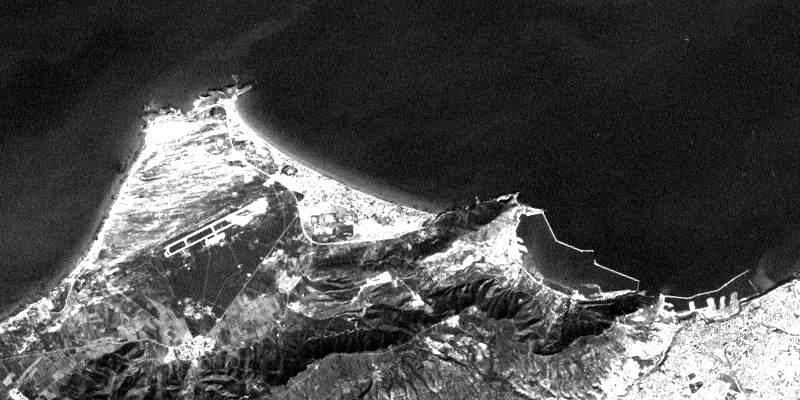
#> input picture ISAT/TP-1/Images satellitaires du TP1/TM1.BMP, 800 x 400 px
$ jupyter execute TP-01-imSat.ipynb
#> lines starting #> are read from the running program, lines starting #| are printed output that depends on the picture
[cell 1]
import numpy as np #pour manipuler des tableau
import matplotlib.pyplot as plt # requis pour les histogrames
from PIL import Image # to open an image file
import cv2
from skimage import exposure

#### Etape1 : Lecture et affichage des images satellitaires

[cell 2]
TM1 = plt.imread('TM1.BMP')  # Lire l'image TM1.BMP
#> TM1 is the input picture: shape (400, 800, 3); min 0, max 255, mean 77.5
TM2 = plt.imread('TM2.BMP')  # Lire l'image TM2.BMP
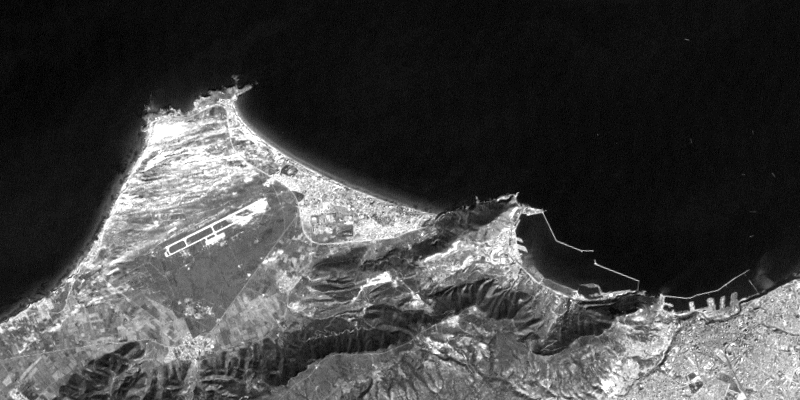
#> input picture ISAT/TP-1/Images satellitaires du TP1/TM2.BMP, 800 x 400 px
#> TM2 is the input picture: shape (400, 800, 3); min 0, max 255, mean 67.6
TM3 = plt.imread('TM3.BMP')  # Lire l'image TM3.BMP
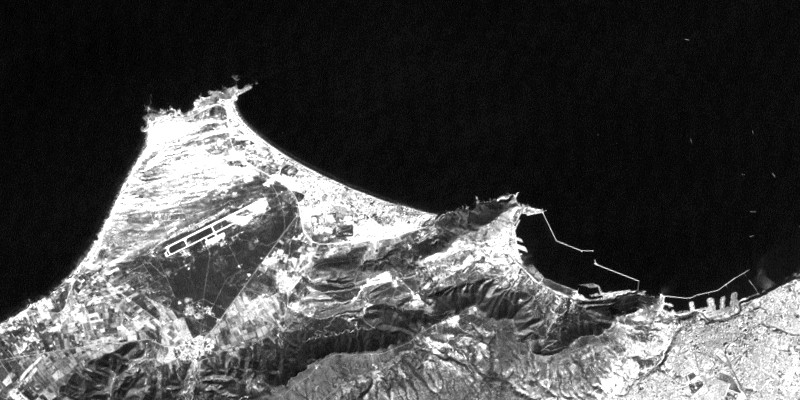
#> input picture ISAT/TP-1/Images satellitaires du TP1/TM3.BMP, 800 x 400 px
#> TM3 is the input picture: shape (400, 800, 3); min 0, max 255, mean 72.7
TM4 = plt.imread('TM4.BMP')  # Lire l'image TM4.BMP
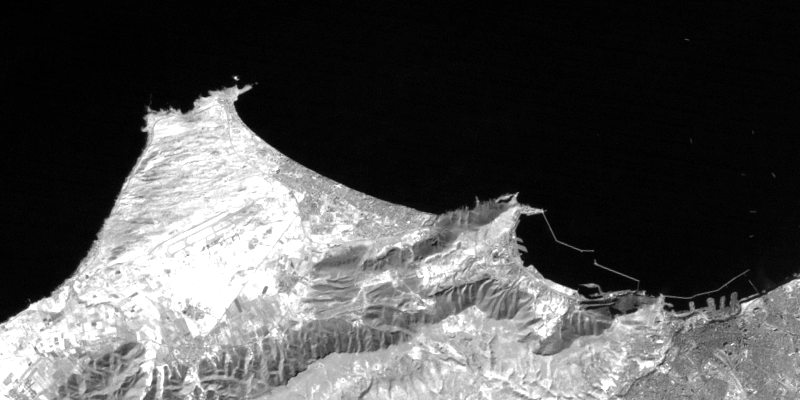
#> input picture ISAT/TP-1/Images satellitaires du TP1/TM4.BMP, 800 x 400 px
#> TM4 is the input picture: shape (400, 800, 3); min 0, max 255, mean 82.8

[cell 3]
#affichage des images TM1, TM2, TM3, TM4
plt.imshow(TM1)
plt.show()
plt.imshow(TM2)
plt.show()
plt.imshow(TM3)
plt.show()
plt.imshow(TM4)
plt.show()

### Etape 2 : affichage d’une image en couleur
3-1) Cette partie de code s’est surtout basé sur l’utilisation des compositions colorées Rouge (R), Vert
(V), Bleu (B) comme le montre le code qui suit :

##### A-composition TM3/TM2/TM1 "COMPOSITION COLORÉE VRAIES COULEURS"
Composition colorée 321 (couleurs naturelles)
Pour pouvoir procéder au contrôle de la réalité du terrain, la composition 321 qui
correspond aux couleurs naturelles, a été utilisée comme le montre l’image resultante suivante

[cell 4]
sizex=400 #largeur
sizey=800 #longeur

imgRGB=np.zeros([sizex, sizey,3]) #creation d'une matrice d'une image initial


IMG3=plt.imread('TM3.BMP') #lecture de TM3.BMP au variable IMG3
IMG2=plt.imread('TM2.BMP') #lecture de TM2.BMP au variable IMG2
IMG1=plt.imread('TM1.BMP') #lecture de TM1.BMP au variable IMG1


#assignation des image au different niveau de couleur RGB du imgRGB
imgRGB[:,:,0]=IMG3[:,:,0]/255 #niveau rouge
imgRGB[:,:,1]=IMG2[:,:,1]/255 #niveau vert
imgRGB[:,:,2]=IMG1[:,:,2]/255 #niveau bleu

#on à du dans les 3 dernieres instruction diviser sur 255 car les matrice
#des images IMG1,IMG2,IMG3 sont du format entier, et imgRGB est flottante
#dans ce cas la conversion du IMG1,IMG2,IMG3 est obligatoire ce qui est fait par division sur 255

plt.imsave("ImgCouleur1.bmp",imgRGB,cmap="gray")
#sauvegarder l'image avec le titre "ImgCouleur.bmp" est utilisé
#pour avoir l'image couleur resultante de cette cellule en format bmp


plt.imshow(imgRGB)
plt.show()

##### B-composition TM4/TM2/TM1

[cell 5]
IMG3=plt.imread('TM4.BMP')
IMG2=plt.imread('TM2.BMP')
IMG1=plt.imread('TM1.BMP')

imgRGB[:,:,0]=IMG3[:,:,0]/255
imgRGB[:,:,1]=IMG2[:,:,1]/255
imgRGB[:,:,2]=IMG1[:,:,2]/255

plt.imsave("ImgCouleurB.bmp",imgRGB,cmap="gray")

plt.imshow(imgRGB)
plt.show()

2-2)  Oui possible de faire autre compostion, car selon les remarques du reusltat du question precedente, si on superpose chaque images dans des niveau de couleurs: on peux trouver la meilleur image possible, on peut faire plusieur composions par rapport au 4 canaux TM1, TM2, TM3, TM4, tout depend de ce qu'on cherche,
si on cherche la mer par example, on fait une composition qui sort vraiment la mer et si on veut classer tout on cherche une composition qui sort vraiment tout.

Dans notre cas, on peut classer les niveaux comme suit:

*/le nivau rouge: TM2-TM4 car seul l'elemnt rouge c'est les montagnes terrestre (marron au lieu rouge mais il se compose du rouge) et exclure egalemnt TM2 car on veut pas la vegetation rouge)

*/le niveau vert:  TM2 et TM3 car il montrent la vegetation partiellment bien.

*/le niveau bleu: TM1 car il montre bien la mer.

donc les choix possibles (1*2*1) a l'ordre RGB on peut faire
tm4-tm3-tm1
tm4-tm2-tm1

#### C-combosition tm4-tm3-tm1

[cell 6]
IMG3=plt.imread('TM4.BMP')
IMG2=plt.imread('TM3.BMP')
IMG1=plt.imread('TM1.BMP')


imgRGB[:,:,0]=IMG3[:,:,0]/255
imgRGB[:,:,1]=IMG2[:,:,1]/255
imgRGB[:,:,2]=IMG1[:,:,2]/255

plt.imsave("ImgCouleurC.bmp",imgRGB,cmap="gray")
plt.imshow(imgRGB)
plt.axis('off')
plt.show()

#### D-composition tm1 tm3 tm4 (Supplimentaire)
Une image en fausse couleur composée de trois bandes a été obtenue à partir de la superposition des trois canaux TM1, TM3, TM4 auxquels des pseudo-coleurs ont été attribués et qui sont respectivement : rouge, vert, bleu. Elles sont suffisantes pour l’étude de l’ensablement.

[cell 7]
IMG3=plt.imread('TM1.BMP')
IMG2=plt.imread('TM3.BMP')
IMG1=plt.imread('TM4.BMP')


imgRGB[:,:,0]=IMG3[:,:,0]/255
imgRGB[:,:,1]=IMG2[:,:,1]/255
imgRGB[:,:,2]=IMG1[:,:,2]/255
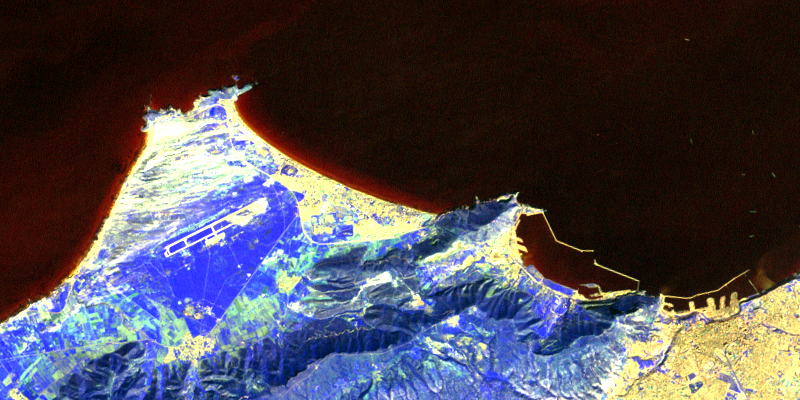
#> imgRGB: shape (400, 800, 3) float64; mean R, G, B 0.304, 0.285, 0.325

plt.imsave("ImgCouleurD.bmp",imgRGB,cmap="gray")
plt.imshow(imgRGB)

plt.show()

#### E-composition tm7 tm5 tm3 (Supplimentaire)
Compte tenu des propriétés des calcaires qui généralement se présentent sous une
coloration claire, une faible porosité (donc faible humidité) dans le cas où l’on n’observe pas
de dissolution secondaire, l’utilisation de la composition colorée 753 a permis de mettre en
évidence a limite des dépôts de calcaire tel que l’on peut l’observer sur l’image qui suit.

[cell 8]
IMG3=plt.imread('TM7.BMP')
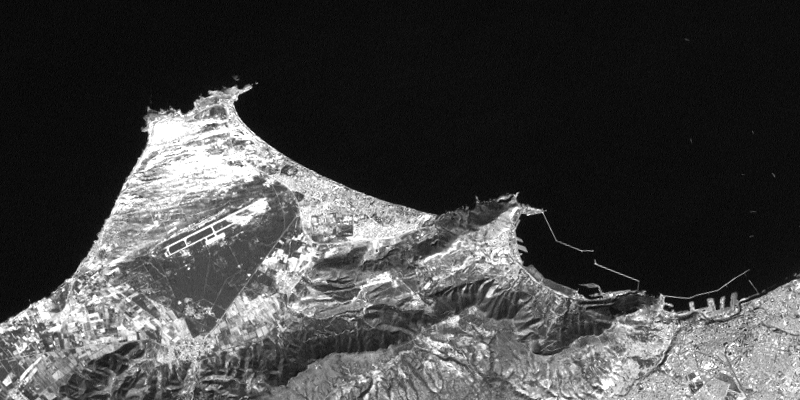
#> input picture ISAT/TP-1/Images satellitaires du TP1/TM7.BMP, 800 x 400 px
#> IMG3 is the input picture: shape (400, 800, 3); min 0, max 255, mean 68.6
IMG2=plt.imread('TM5.BMP')
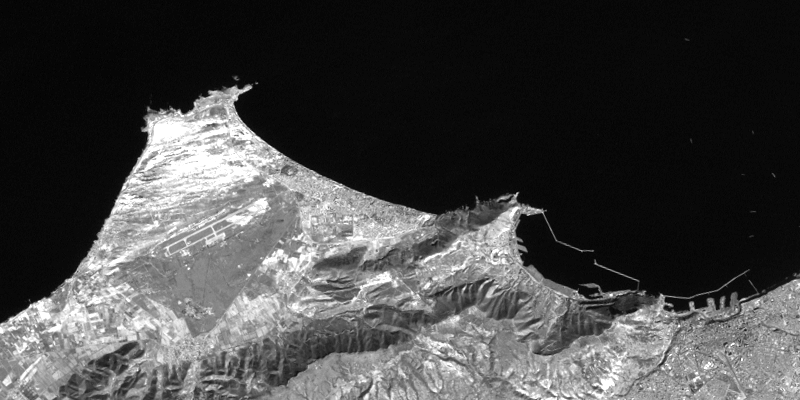
#> input picture ISAT/TP-1/Images satellitaires du TP1/TM5.BMP, 800 x 400 px
#> IMG2 is the input picture: shape (400, 800, 3); min 0, max 255, mean 70.7
IMG1=plt.imread('TM3.BMP')


imgRGB[:,:,0]=IMG3[:,:,0]/255
imgRGB[:,:,1]=IMG2[:,:,1]/255
imgRGB[:,:,2]=IMG1[:,:,2]/255

plt.imsave("ImgCouleurE.bmp",imgRGB,cmap="gray")
plt.imshow(imgRGB)
plt.show()

#### F-composition tm4 tm3 tm2 (Supplimentaire)
La combinaison 432 met en évidence la couverture végétale qui suppose donc l’existence
de zones humides, en rouge sang sur l’image. Par opposition, les zones dépourvues de
couverture végétale apparaissent en clair.

[cell 9]
IMG3=plt.imread('TM4.BMP')
IMG2=plt.imread('TM3.BMP')
IMG1=plt.imread('TM2.BMP')


imgRGB[:,:,0]=IMG3[:,:,0]/255
imgRGB[:,:,1]=IMG2[:,:,1]/255
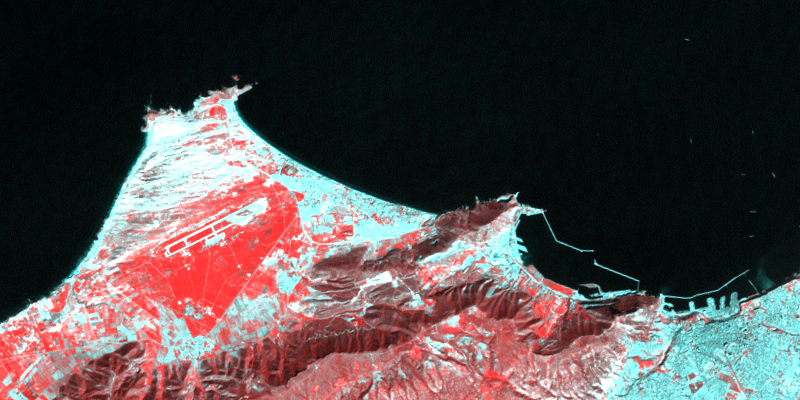
#> imgRGB: shape (400, 800, 3) float64; mean R, G, B 0.325, 0.285, 0.285
imgRGB[:,:,2]=IMG1[:,:,2]/255
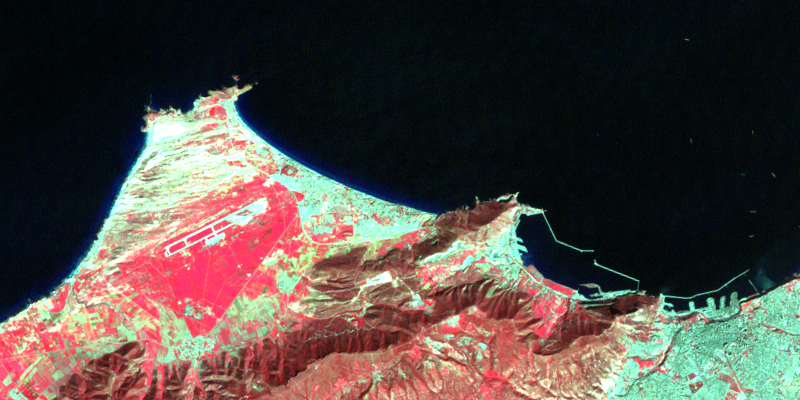
#> imgRGB: shape (400, 800, 3) float64; mean R, G, B 0.325, 0.285, 0.265

plt.imsave("ImgCouleurF.bmp",imgRGB,cmap="gray")
plt.imshow(imgRGB)
plt.show()

### Etape 3 : afficher l’histogramme des images satellitaires en nuances de grise

Avec scikit-image nous utiliserons simplement la fonction histogram pour tracer ces graphes :

[cell 10]
def imageHist(image):
    _, axis = plt.subplots(ncols=2, figsize=(18, 3))#créer une figure et un ensemble de subplots
                                                    #figsize : la taille du figure
    if (image.ndim == 2): #Si on a 3 dimensions
        # Grascale Image
        axis[0].imshow(image, cmap=plt.get_cmap('gray'))
        axis[1].set_title('Histogram')#titre pour l'hstogramme
        axis[0].set_title('Grayscale Image')#titre pour l'image
        hist = exposure.histogram(image)#Return l’histogramme de l’image.
        axis[1].plot(hist[0])
    else:
        # Color image
        axis[0].imshow(image, cmap='gray')
        axis[1].set_title('Histogram') #titre pour l'hstogramme
        axis[0].set_title('Colored Image') #titre pour l'image
        rgbcolors = ['red', 'green', 'blue'] #RGB
        for i, mycolor in enumerate(rgbcolors):
            axis[1].plot(exposure.histogram(image[...,i])[0], color=mycolor)
            #Returnl’histogramme de l’image.

    plt.legend(['Rouge','Vert','Bleu'])#fonction du legende (les attributs ont
                                      # le meme ordre avec les 3 plots precedent)
    plt.xlabel('les intensité du couleur')
    plt.ylabel('les occurence des instensite')

Dans le code ci-dessus on regarde en premier lieu le nombre de dimensions de la matrice image. Si on a 3 dimensions c’est que l’on a une image avec couleur sinon on est en niveau de gris. Dans le cas où l’on a une image avec couleur on doit empiler les canaux et donc nous aurons 3 courbes. comme suit :

###### Affichage l’histogramme aux niveaux de gris pour les trois images TM1, TM2 et TM3.
Une image en niveau de gris ne possède qu’une seule courbe (celle des nuances de gris):

[cell 11]
imageHist(TM1)
#> figure, not shown here; panel 2: curve peaks at x = 26, y = 78486; panel 2: curve peaks at x = 26, y = 78486; panel 2: curve peaks at x = 26, y = 78486

[cell 12]
imageHist(TM2)
#> figure, not shown here; panel 2: curve peaks at x = 12, y = 89400; panel 2: curve peaks at x = 12, y = 89400; panel 2: curve peaks at x = 12, y = 89400

[cell 13]
imageHist(TM3)
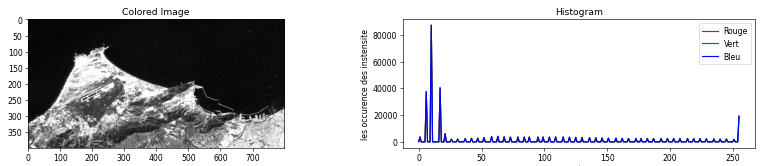
#> figure drawn by matplotlib, 2 panels; panel 2: curve peaks at x = 10, y = 87203; panel 2: curve peaks at x = 10, y = 87203; panel 2: curve peaks at x = 10, y = 87203

##### oui, possible de faire l'histogramme pour une image en couleur
une image en couleur il nous faut avoir les nuances sur les trois canaux (Rouge, Vert et Bleu). On a donc 3 courbes :

[cell 14]
IMGCLR=plt.imread("ImgCouleur1.bmp")
imageHist(IMGCLR)
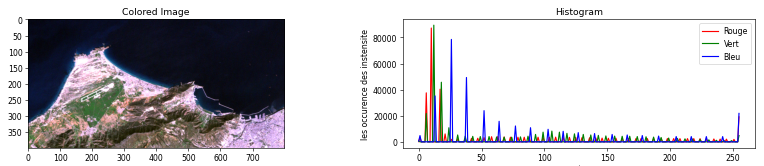
#> figure drawn by matplotlib, 2 panels; panel 2: curve peaks at x = 10, y = 87203; panel 2: curve peaks at x = 12, y = 89400; panel 2: curve peaks at x = 26, y = 78486
